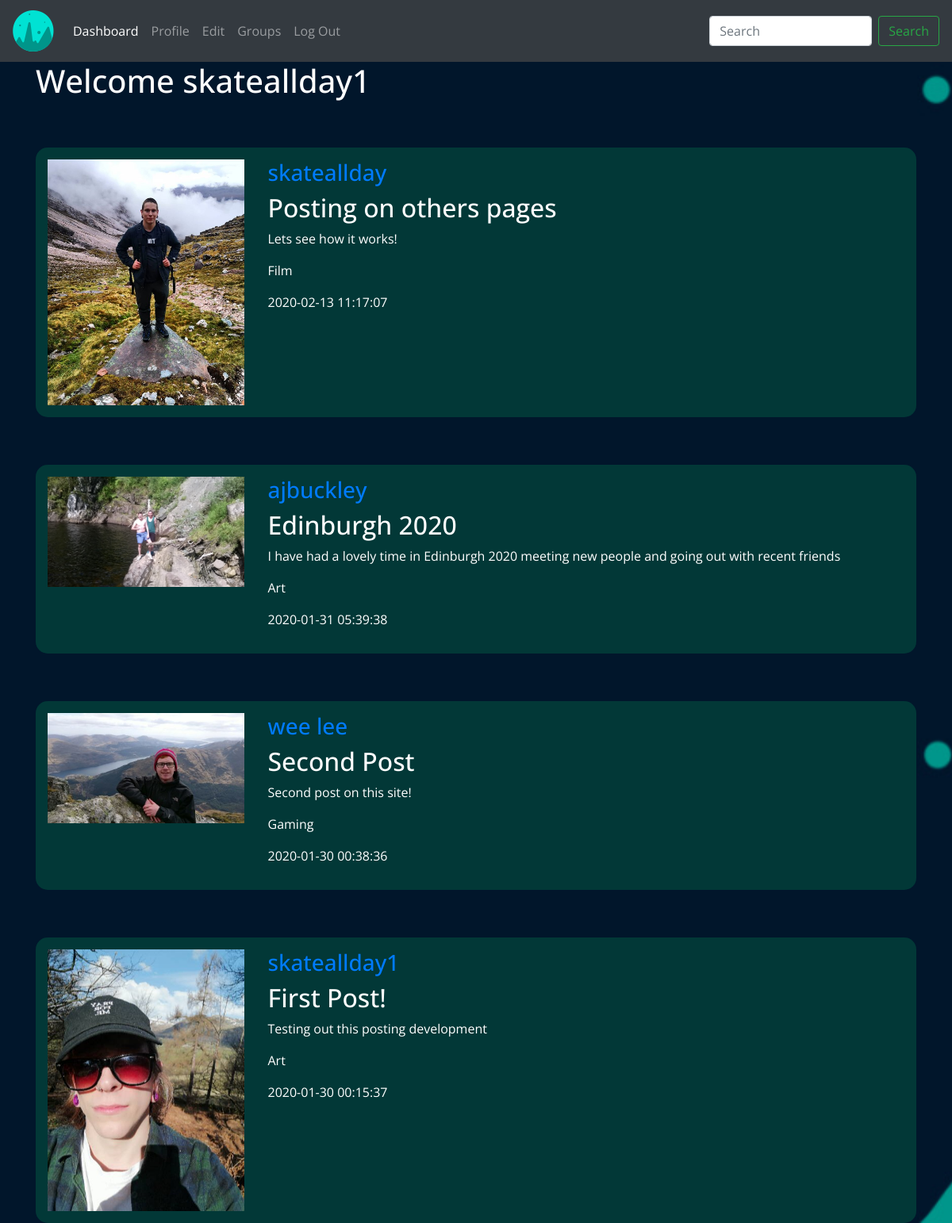
Page /dashboard (signed in) on the committed database.
### tables this page shows
CREATE TABLE "userPost"(
    author TEXT PRIMARY KEY,
    postTitle TEXT NOT NULL,
    postContent TEXT NOT NULL,    
    category TEXT NOT NULL,
    postImage TEXT,
    dateTime TEXT NOT NULL
);

CREATE TABLE accountData (
username TEXT NOT NULL,
email TEXT NOT NULL,
password TEXT NOT NULL,
bio TEXT,
imageName TEXT,
interests TEXT,
dailyVotes INT);

### app.py (the view, shortened to what this page needs)
@app.route("/dashboard")
def dashboard():
        if g.username:
                form = postStatus(request.form)
                conn =sqlite3.connect('userData.db')
                print ("Opened database successfully")
                c = conn.cursor()
                c.execute('SELECT author, imageName, postTitle, postContent, category, dateTime FROM accountData INNER JOIN userPost ON userPost.author = accountData.username ORDER BY dateTime DESC');
                posts = c.fetchall()
                print(posts)
                for post in posts:
                        author = post[0]
                        imageName = [1]
                        postTitle = post[2]
                        postContent = post[3]
                        category = post[4]
                return render_template('dashboard.html', posts=posts, username=g.username)
        else:
                flash('Please Login to continue')
                return redirect('Login')

### forms/forms.py
class postStatus(FlaskForm):
    postTitle = StringField('title', validators=[DataRequired(), Length(min=2, max=50)])
    postContent = StringField('content', validators=[DataRequired()], widget=TextArea())
    category = SelectField('category', choices=[('Art', 'Art'), ('Music', 'Music'), ('Sports', 'Sports'), ('Travel', 'Travel'),('Food', 'Food'), ('Gaming', 'Gaming'), ('Film', 'Film'), ('Politics', 'Politics')])
    upload = FileField('Upload Profile Image')
    submit = SubmitField('Send it!')

### app.py (called while the page is built)
@app.before_request
def before_request():
        g.username = None
        if 'username' in session:
                g.username = session['username']

### static/frontend/public/templates/dashboard.html (shortened to what this page needs)
{% extends "template.html" %}
{% block content %}
<div class="container">
    <div class="row">
        <div class="col-sm-12">
            <h1>Welcome {{username}}</h1>
                {% for post in posts %}
                <div class="previousPosts">
                    <div class="row">
                        <div class="col-sm-3">
                            <img class="dashboardPhotos" src={{url_for('static', filename=post[1])}}>
                        </div>
                        <div class="col-sm-9">
                            <h3><a href={{url_for('profileUserName', user=post[0])}}>{{post[0]}}</a></h3>
                            <h2>{{post[2]}}</h2>
                            <p>{{post[3]}}</p>
                            <p>{{post[4]}}</p>
                            <p>{{post[5]}}</p>
                        </div>
                    </div>
                </div>
                {% endfor %}
        </div>
    </div>
</div>
{% endblock %}

### static/frontend/public/styles.css (style rules this page uses)
.body { min-height: 100vh; position: relative; margin: 0; font-family: 'Open Sans', sans-serif; color:#fff; background-color: #01162B; background-image: url(background2.jpg); background-size: cover; background-repeat: no-repeat; background-attachment: fixed; }
.dashboardPhotos { width:100%; height:auto; }
.previousPosts { background-color:#023837; border-radius: 15px; padding:15px; margin-top:5vmin; }

### rows in the picture
userPost: imageName (picture), author "skateallday", postTitle "Posting on others pages", postContent "Lets see how it works!", category "Film", dateTime "2020-02-13 11:17:07"
userPost: imageName (picture), author "ajbuckley", postTitle "Edinburgh 2020", postContent "I have had a lovely time in Edinburgh 2020 meeting new people and going out with recent friends", category "Art", dateTime "2020-01-31 05:39:38"
userPost: imageName (picture), author "wee lee", postTitle "Second Post", postContent "Second post on this site!", category "Gaming", dateTime "2020-01-30 00:38:36"
userPost: imageName (picture), author "skateallday1", postTitle "First Post!", postContent "Testing out this posting development", category "Art", dateTime "2020-01-30 00:15:37"

### other values in the picture
{{ username }} "skateallday1"
